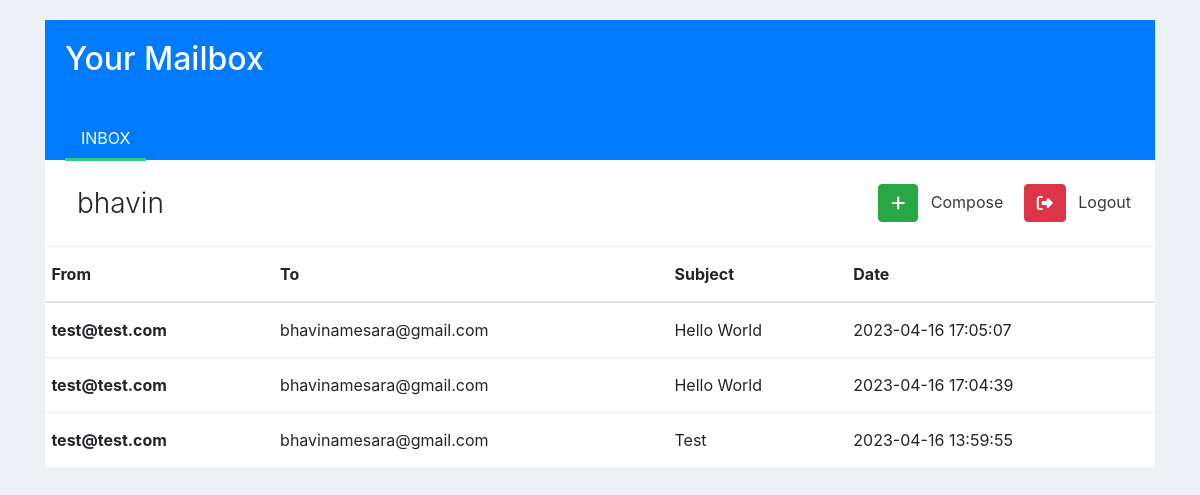
/inbox (signed in), run on the app's committed database.
### tables this page shows
CREATE TABLE email(
    id INTEGER PRIMARY KEY AUTOINCREMENT,
    sender TEXT NOT NULL,
    recipient TEXT NOT NULL,
    subject TEXT NOT NULL,
    body TEXT NOT NULL,
    time TIMESTAMP DEFAULT CURRENT_TIMESTAMP NOT NULL,
    threat INTEGER DEFAULT 0,
    keywords TEXT
);

### app.py (the view)
@app.route('/inbox')
def inbox():
    conn = sqlite3.connect('database.db')
    cur = conn.cursor()
    cur.execute('SELECT * FROM email where recipient = ? OR sender = ? ORDER BY time DESC', (session.get('email'), session.get('email')))
    emails = cur.fetchall()
    cur.close()
    conn.close()
    return render_template('inbox.html', emails=emails)

### app.py (called while the page is built)
def get_db_connection():
    conn = sqlite3.connect('database.db')
    conn.row_factory = sqlite3.Row
    return conn

def init_db():
    with app.app_context():
        db = get_db_connection()
        if db.execute('SELECT name FROM sqlite_master WHERE type="table" AND name="users" OR name="email" OR name="keywords"').fetchone() is None:
            with app.open_resource('schema.sql') as f:
                db.executescript(f.read().decode('utf8'))
        else:
            pass
        db.commit()

@app.before_request
def before_request():
    init_db()

### templates/inbox.html (shortened to what this page needs)
<!DOCTYPE html>
<html lang="en">
<head>
    <link href="https://cdn.jsdelivr.net/npm/bootstrap@4.4.1/dist/css/bootstrap.min.css" rel="stylesheet">
</head>
<body>
    <link href="https://maxcdn.bootstrapcdn.com/font-awesome/4.3.0/css/font-awesome.min.css" rel="stylesheet" />
    <div class="container">
        <div class="row">
            <div class="col-md-12">
                <div class="card">
                    <div class="card-body bg-primary text-white mailbox-widget pb-0">
                        <h2 class="text-white pb-3">Your Mailbox</h2>
                        <ul class="nav nav-tabs custom-tab border-bottom-0 mt-4" id="myTab" role="tablist">
                            <li class="nav-item">
                                <a class="nav-link active" id="inbox-tab" data-toggle="tab" aria-controls="inbox"
                                    href="{{ url_for('inbox') }}" role="tab" aria-selected="true">
                                    <span class="d-none d-md-block">INBOX</span>
                                </a>
                            </li>
                        </ul>
                    </div>
                    <div class="tab-content" id="myTabContent">
                        <div class="tab-pane fade active show" id="inbox" aria-labelledby="inbox-tab" role="tabpanel">
                            <div>
                                <div class="row p-4 no-gutters align-items-center">
                                    <div class="col-sm-12 col-md-6">
                                        <h3 class="font-light mb-0">{{
                                            session.get('username') }}</h3>
                                    </div>
                                    <div class="col-sm-12 col-md-6">
                                        <ul class="list-inline dl mb-0 float-left float-md-right">
                                            <li class="list-inline-item text-info mr-3">
                                                <a href="#" onclick="openForm()">
                                                    <button class="btn btn-circle btn-success text-white"
                                                        href="javascript:void(0)">
                                                        <i class="fa fa-plus"></i>
                                                    </button>
                                                    <span class="ml-2 font-normal text-dark">Compose</span>
                                                </a>
                                            </li>
                                            <li class="list-inline-item text-danger">
                                                <a href="/logout">
                                                    <button class="btn btn-circle btn-danger text-white" href="/logout">
                                                        <i class="fa fa-sign-out"></i>
                                                    </button>
                                                    <span class="ml-2 font-normal text-dark">Logout</span>
                                                </a>
                                            </li>
                                        </ul>
                                    </div>
                                </div>
                                <div class="table-responsive">
                                    <table class="table email-table no-wrap table-hover v-middle mb-0 font-14">
                                        <thead>
                                            <tr>
                                                <th scope="col">From</th>
                                                <th scope="col">To</th>
                                                <th scope="col">Subject</th>
                                                <th scope="col">Date</th>
                                            </tr>
                                        </thead>
                                        <tbody>
                                            {% for email in emails %}
                                            <tr onclick="location.href='/inbox/{{ email[0] }}'">
                                                <th scope="row">{{ email[1] }}</th>
                                                <td>{{ email[2] }}</td>
                                                <td>{{ email[3] }}</td>
                                                <td>{{ email[5] }}</td>
                                            </tr>
                                            {% endfor %}
                                        </tbody>
                                    </table>
                                </div>
                            </div>
                        </div>
                    </div>
                </div>
            </div>
        </div>
    </div>
</body>
</html>

### templates/inbox.html (style rules this page uses)
body { background: #edf1f5; margin-top: 20px; }
.card { position: relative; display: flex; flex-direction: column; min-width: 0; word-wrap: break-word; background-color: #fff; background-clip: border-box; border: 0 solid transparent; border-radius: 0; }
.mailbox-widget .custom-tab .nav-item .nav-link { border: 0; color: #fff; border-bottom: 3px solid transparent; }
.mailbox-widget .custom-tab .nav-item .nav-link.active { background: 0 0; color: #fff; border-bottom: 3px solid #2cd07e; }
.no-wrap td, .no-wrap th { white-space: nowrap; }
.table td, .table th { padding: .9375rem .4rem; vertical-align: top; border-top: 1px solid rgba(120, 130, 140, .13); }
.font-light { font-weight: 300; }

### data on the page
email: sender "test@test.com", recipient "bhavinamesara@gmail.com", subject "Hello World", time "2023-04-16 17:05:07"
email: sender "test@test.com", recipient "bhavinamesara@gmail.com", subject "Hello World", time "2023-04-16 17:04:39"
email: sender "test@test.com", recipient "bhavinamesara@gmail.com", subject "Test", time "2023-04-16 13:59:55"

### other printed values
{{ session.get('username') }} "bhavin"
